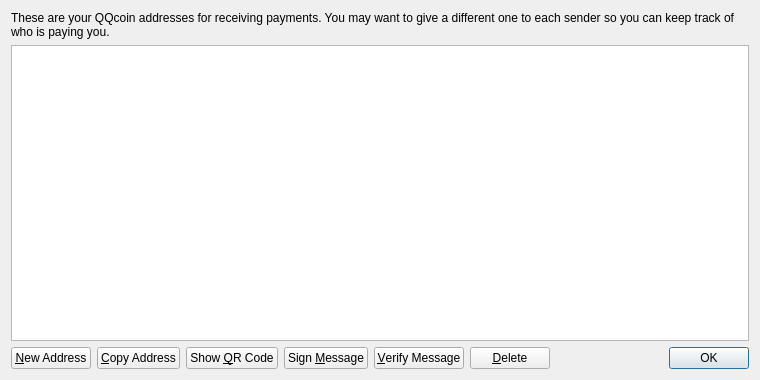
<?xml version="1.0" encoding="UTF-8"?>
<ui version="4.0">
 <class>AddressBookPage</class>
 <widget class="QWidget" name="AddressBookPage">
  <property name="geometry">
   <rect>
    <x>0</x>
    <y>0</y>
    <width>760</width>
    <height>380</height>
   </rect>
  </property>
  <property name="windowTitle">
   <string>Address Book</string>
  </property>
  <layout class="QVBoxLayout" name="verticalLayout">
   <item>
    <widget class="QLabel" name="labelExplanation">
     <property name="text">
      <string>These are your QQcoin addresses for receiving payments. You may want to give a different one to each sender so you can keep track of who is paying you.</string>
     </property>
     <property name="textFormat">
      <enum>Qt::PlainText</enum>
     </property>
     <property name="wordWrap">
      <bool>true</bool>
     </property>
    </widget>
   </item>
   <item>
    <widget class="QTableView" name="tableView">
     <property name="contextMenuPolicy">
      <enum>Qt::CustomContextMenu</enum>
     </property>
     <property name="toolTip">
      <string>Double-click to edit address or label</string>
     </property>
     <property name="tabKeyNavigation">
      <bool>false</bool>
     </property>
     <property name="alternatingRowColors">
      <bool>true</bool>
     </property>
     <property name="selectionMode">
      <enum>QAbstractItemView::SingleSelection</enum>
     </property>
     <property name="selectionBehavior">
      <enum>QAbstractItemView::SelectRows</enum>
     </property>
     <property name="sortingEnabled">
      <bool>true</bool>
     </property>
     <attribute name="verticalHeaderVisible">
      <bool>false</bool>
     </attribute>
    </widget>
   </item>
   <item>
    <layout class="QHBoxLayout" name="horizontalLayout">
     <item>
      <widget class="QPushButton" name="newAddressButton">
       <property name="toolTip">
        <string>Create a new address</string>
       </property>
       <property name="text">
        <string>&amp;New Address</string>
       </property>
       <property name="icon">
        <iconset resource="../bitcoin.qrc">
         <normaloff>:/icons/add</normaloff>:/icons/add</iconset>
       </property>
      </widget>
     </item>
     <item>
      <widget class="QPushButton" name="copyToClipboard">
       <property name="toolTip">
        <string>Copy the currently selected address to the system clipboard</string>
       </property>
       <property name="text">
        <string>&amp;Copy Address</string>
       </property>
       <property name="icon">
        <iconset resource="../bitcoin.qrc">
         <normaloff>:/icons/editcopy</normaloff>:/icons/editcopy</iconset>
       </property>
      </widget>
     </item>
     <item>
      <widget class="QPushButton" name="showQRCode">
       <property name="text">
        <string>Show &amp;QR Code</string>
       </property>
       <property name="icon">
        <iconset resource="../bitcoin.qrc">
         <normaloff>:/icons/qrcode</normaloff>:/icons/qrcode</iconset>
       </property>
      </widget>
     </item>
     <item>
      <widget class="QPushButton" name="signMessage">
       <property name="toolTip">
        <string>Sign a message to prove you own a QQcoin address</string>
       </property>
       <property name="text">
        <string>Sign &amp;Message</string>
       </property>
       <property name="icon">
        <iconset resource="../bitcoin.qrc">
         <normaloff>:/icons/edit</normaloff>:/icons/edit</iconset>
       </property>
      </widget>
     </item>
     <item>
      <widget class="QPushButton" name="verifyMessage">
       <property name="toolTip">
        <string>Verify a message to ensure it was signed with a specified QQcoin address</string>
       </property>
       <property name="text">
        <string>&amp;Verify Message</string>
       </property>
       <property name="icon">
        <iconset resource="../bitcoin.qrc">
         <normaloff>:/icons/transaction_0</normaloff>:/icons/transaction_0</iconset>
       </property>
      </widget>
     </item>
     <item>
      <widget class="QPushButton" name="deleteButton">
       <property name="toolTip">
        <string>Delete the currently selected address from the list</string>
       </property>
       <property name="text">
        <string>&amp;Delete</string>
       </property>
       <property name="icon">
        <iconset resource="../bitcoin.qrc">
         <normaloff>:/icons/remove</normaloff>:/icons/remove</iconset>
       </property>
      </widget>
     </item>
     <item>
      <spacer name="horizontalSpacer">
       <property name="orientation">
        <enum>Qt::Horizontal</enum>
       </property>
       <property name="sizeHint" stdset="0">
        <size>
         <width>40</width>
         <height>20</height>
        </size>
       </property>
      </spacer>
     </item>
     <item>
      <widget class="QDialogButtonBox" name="buttonBox">
       <property name="sizePolicy">
        <sizepolicy hsizetype="Maximum" vsizetype="Fixed">
         <horstretch>0</horstretch>
         <verstretch>0</verstretch>
        </sizepolicy>
       </property>
       <property name="standardButtons">
        <set>QDialogButtonBox::Ok</set>
       </property>
      </widget>
     </item>
    </layout>
   </item>
  </layout>
 </widget>
 <resources>
  <include location="../bitcoin.qrc"/>
 </resources>
 <connections/>
</ui>
